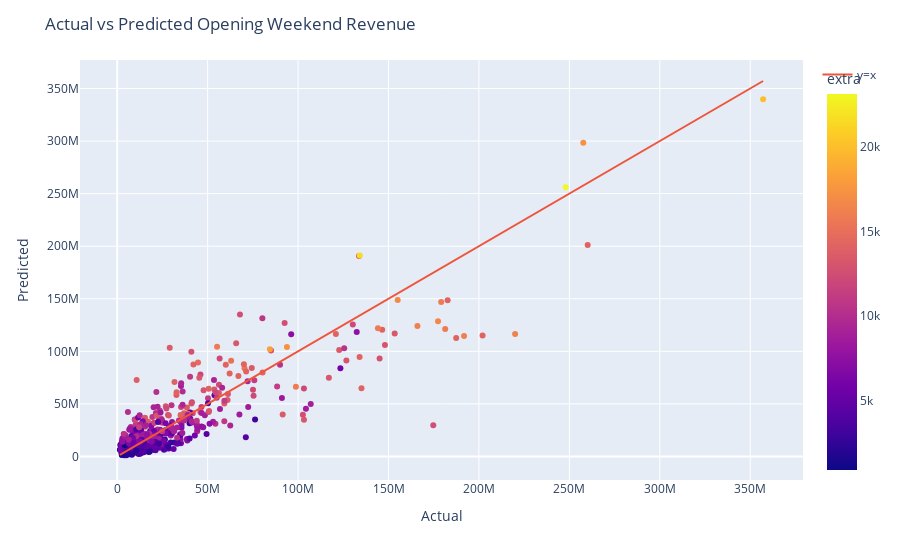

The cell this chart's notebook holds for it:
### Code cell
# print all columns that start with production_method
print([col for col in X_train.columns if col.startswith("production_method")])

# formula = "opening_wide_revenue ~ 0 + top_5_trailer_views + budget : production_method + wikipedia_pre_release_cumulative_views + wikipedia_pre_release_cumulative_views :  metacritic_before_wide_friday_calculated : in_franchise : production_method"
formula = "opening_wide_revenue ~ 0 + top_5_trailer_views + budget + wikipedia_pre_release_cumulative_views + wikipedia_pre_release_cumulative_views :  production_method : in_franchise"
formula = "opening_wide_revenue ~ 0 + top_5_trailer_views + budget + wikipedia_pre_release_monday_views : in_franchise : production_method"

# "metacritic_review_count",
# "metacritic_score_calculated",
# "metacritic_monday_before_wide_friday_calculated",
# "metacritic_before_wide_friday_calculated",
# "metacritic_before_first_day_calculated"

# add in the interactions
model_simple_glm = smf.glm(formula=formula, data=X_train).fit()

pred_simple_glm = model_simple_glm.predict(X_test)

# pred_simple_glm = np.exp(pred_simple_glm)
# pred_simple_glm = pred_simple_glm ** 2

print("RMSE:", root_mean_squared_error(y_test, pred_simple_glm))
print(model_simple_glm.summary())

train_pred = model_simple_glm.predict(X_train)
# train_pred = np.exp(train_pred)
# train_pred = train_pred ** 2

# print predictions vs actual within training data
training_data = pd.DataFrame(
    {
        "actual": y_train,
        "predicted": train_pred,
        "title": X_train["title"],
        "extra": X_train["sqrt_budget"],
    }
)

# write to a file
training_data.to_csv("training_data.csv")

fig = px.scatter(training_data, x="actual", y="predicted", hover_name="title", color="extra")
fig.add_trace(go.Scatter(x=training_data["actual"], y=training_data["actual"], mode="lines", name="y=x"))
fig.update_layout(title="Actual vs Predicted Opening Weekend Revenue", xaxis_title="Actual", yaxis_title="Predicted")

### Figure 1 — Plotly figure (JSON) as saved in the notebook; plotly's stock layout.template omitted (floating-point values rounded to 4 significant figures; data arrays with more than 128 entries replaced by an {"elided": "..."} marker saying what was removed)
{"data": [{"hovertemplate": "<b>%{hovertext}</b><br><br>actual=%{x}<br>predicted=%{y}<br>extra=%{marker.color}<extra></extra>", "hovertext": {"elided": "677 str values"}, "legendgroup": "", "marker": {"color": {"elided": "677 float values"}, "coloraxis": "coloraxis", "symbol": "circle"}, "mode": "markers", "name": "", "orientation": "v", "showlegend": false, "type": "scatter", "x": {"elided": "677 int values"}, "xaxis": "x", "y": {"elided": "677 float values"}, "yaxis": "y"}, {"mode": "lines", "name": "y=x", "type": "scatter", "x": {"elided": "677 int values"}, "y": {"elided": "677 int values"}}], "layout": {"coloraxis": {"colorbar": {"title": {"text": "extra"}}, "colorscale": [[0, "#0d0887"], [0.1111, "#46039f"], [0.2222, "#7201a8"], [0.3333, "#9c179e"], [0.4444, "#bd3786"], [0.5556, "#d8576b"], [0.6667, "#ed7953"], [0.7778, "#fb9f3a"], [0.8889, "#fdca26"], [1, "#f0f921"]]}, "legend": {"tracegroupgap": 0}, "margin": {"t": 60}, "title": {"text": "Actual vs Predicted Opening Weekend Revenue"}, "xaxis": {"anchor": "y", "domain": [0, 1], "title": {"text": "Actual"}}, "yaxis": {"anchor": "x", "domain": [0, 1], "title": {"text": "Predicted"}}}}
